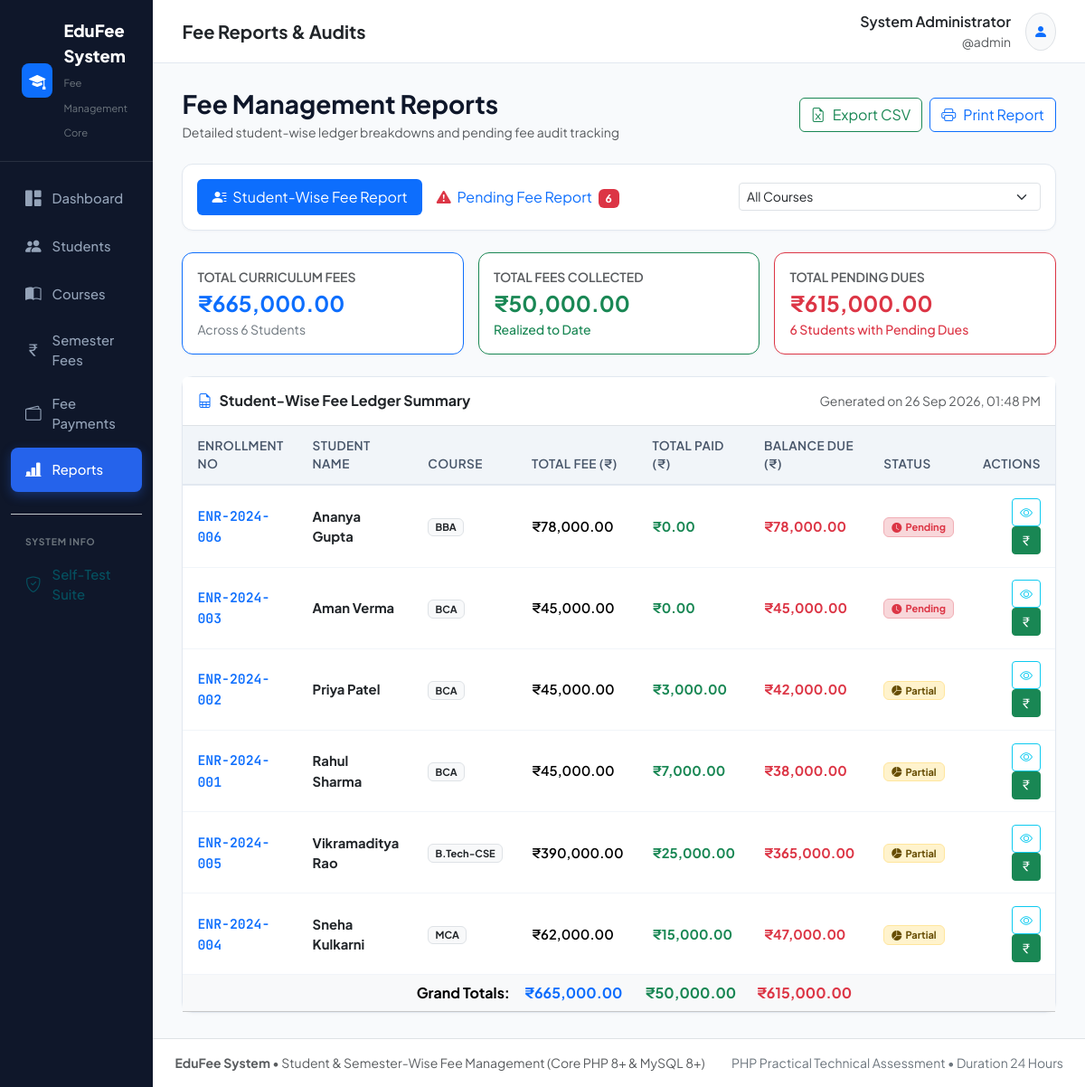
The page /reports.php (signed in) on the database its author committed.
### tables this page shows
CREATE TABLE `students` (
  `id` INT UNSIGNED AUTO_INCREMENT PRIMARY KEY,
  `enrollment_no` VARCHAR(50) NOT NULL UNIQUE,
  `name` VARCHAR(100) NOT NULL,
  `father_name` VARCHAR(100) NOT NULL,
  `mobile` VARCHAR(20) NOT NULL,
  `email` VARCHAR(100) NOT NULL,
  `gender` ENUM('Male', 'Female', 'Other') NOT NULL,
  `address` TEXT NOT NULL,
  `course_id` INT UNSIGNED NOT NULL,
  `admission_date` DATE NOT NULL,
  `status` ENUM('Active', 'Inactive', 'Passed Out', 'Suspended') NOT NULL DEFAULT 'Active',
  `created_at` TIMESTAMP DEFAULT CURRENT_TIMESTAMP,
  `updated_at` TIMESTAMP DEFAULT CURRENT_TIMESTAMP ON UPDATE CURRENT_TIMESTAMP,
  INDEX `idx_student_enrollment` (`enrollment_no`),
  INDEX `idx_student_name` (`name`),
  INDEX `idx_student_course` (`course_id`),
  INDEX `idx_student_status` (`status`),
  CONSTRAINT `fk_students_course` 
    FOREIGN KEY (`course_id`) REFERENCES `courses` (`id`) 
    ON DELETE RESTRICT ON UPDATE CASCADE
);

CREATE TABLE `courses` (
  `id` INT UNSIGNED AUTO_INCREMENT PRIMARY KEY,
  `name` VARCHAR(100) NOT NULL,
  `code` VARCHAR(20) NOT NULL UNIQUE,
  `duration` VARCHAR(50) NOT NULL COMMENT 'e.g. 3 Years, 2 Years',
  `total_semesters` TINYINT UNSIGNED NOT NULL DEFAULT 6,
  `status` ENUM('Active', 'Inactive') NOT NULL DEFAULT 'Active',
  `created_at` TIMESTAMP DEFAULT CURRENT_TIMESTAMP,
  `updated_at` TIMESTAMP DEFAULT CURRENT_TIMESTAMP ON UPDATE CURRENT_TIMESTAMP,
  INDEX `idx_course_code` (`code`),
  INDEX `idx_course_status` (`status`)
);

### reports.php (the view, shortened to what this page needs)
<?php
require_once __DIR__ . '/includes/functions.php';
$pdo = getDBConnection();
$activeTab = $_GET['tab'] ?? 'student_wise';
$courseFilter = (int)($_GET['course_id'] ?? 0);
$statusFilter = trim($_GET['status'] ?? '');
$sql = "
    SELECT s.id AS student_id, s.name, s.enrollment_no, s.mobile, s.status AS student_status,
           c.id AS course_id, c.code AS course_code, c.name AS course_name,
           (SELECT COALESCE(SUM(cs.fee), 0) FROM course_semesters cs WHERE cs.course_id = s.course_id) AS total_fee,
           (SELECT COALESCE(SUM(fp.amount), 0) FROM fee_payments fp WHERE fp.student_id = s.id) AS total_paid,
           (SELECT MAX(fp.payment_date) FROM fee_payments fp WHERE fp.student_id = s.id) AS last_payment_date
    FROM students s
    JOIN courses c ON s.course_id = c.id
    WHERE 1=1
";
$params = [];
$sql .= " ORDER BY c.name ASC, s.name ASC";
$stmt = $pdo->prepare($sql);
$stmt->execute($params);
$allStudentLedgers = $stmt->fetchAll();
$reportStudents = [];
$pendingStudents = [];
$sumTotalFee = 0.0;
$sumTotalPaid = 0.0;
$sumTotalPending = 0.0;
foreach ($allStudentLedgers as $row) {
    $totalFee = (float)$row['total_fee'];
    $totalPaid = (float)$row['total_paid'];
    $balance = max(0.0, $totalFee - $totalPaid);
    if ($totalPaid <= 0) {
        $feeStatus = 'Pending';
    } elseif ($totalPaid < $totalFee) {
        $feeStatus = 'Partial';
    } else {
        $feeStatus = 'Paid';
        $balance = 0.0;
    }
    $row['calculated_fee'] = $totalFee;
    $row['calculated_paid'] = $totalPaid;
    $row['calculated_balance'] = $balance;
    $row['fee_status'] = $feeStatus;
    $sumTotalFee += $totalFee;
    $sumTotalPaid += $totalPaid;
    $sumTotalPending += $balance;
    $reportStudents[] = $row;
    if ($balance > 0) {
        $pendingStudents[] = $row;
    }
}
usort($pendingStudents, fn($a, $b) => $b['calculated_balance'] <=> $a['calculated_balance']);
require_once __DIR__ . '/includes/header.php';
?>
<div class="d-flex flex-column flex-md-row justify-content-between align-items-md-center gap-3 mb-4 no-print">
    <div>
        <h3 class="fw-bold mb-1">Fee Management Reports</h3>
        <p class="text-muted small mb-0">Detailed student-wise ledger breakdowns and pending fee audit tracking</p>
    </div>
    <div class="d-flex gap-2">
        <a href="reports.php?action=export_csv&tab=<?= urlencode($activeTab) ?>&course_id=<?= $courseFilter ?>&status=<?= urlencode($statusFilter) ?>" class="btn btn-outline-success d-inline-flex align-items-center gap-2 bg-white">
            <i class="bi bi-file-earmark-excel"></i> Export CSV
        </a>
        <button type="button" class="btn btn-outline-primary d-inline-flex align-items-center gap-2 bg-white" onclick="window.print()">
            <i class="bi bi-printer"></i> Print Report
        </button>
    </div>
</div>
<div class="card card-custom mb-4 no-print">
    <div class="card-body p-3">
        <div class="d-flex flex-column flex-md-row justify-content-between align-items-md-center gap-3">
            <ul class="nav nav-pills" id="reportTabs">
                <li class="nav-item">
                    <a class="nav-link <?= ($activeTab === 'student_wise') ? 'active' : '' ?>" href="reports.php?tab=student_wise&course_id=<?= $courseFilter ?>&status=<?= urlencode($statusFilter) ?>">
                        <i class="bi bi-person-lines-fill me-1"></i> Student-Wise Fee Report
                    </a>
                </li>
                <li class="nav-item">
                    <a class="nav-link <?= ($activeTab === 'pending') ? 'active' : '' ?>" href="reports.php?tab=pending&course_id=<?= $courseFilter ?>&status=<?= urlencode($statusFilter) ?>">
                        <i class="bi bi-exclamation-triangle-fill me-1 text-danger"></i> Pending Fee Report
                        <span class="badge bg-danger ms-1"><?= count($pendingStudents) ?></span>
                    </a>
                </li>
            </ul>
            <form method="GET" action="reports.php" class="d-flex gap-2">
                <select name="course_id" class="form-select form-select-sm" onchange="this.form.submit()">
                    <option value="">All Courses</option>
                </select>
            </form>
        </div>
    </div>
</div>
<div class="row g-3 mb-4">
    <div class="col-12 col-md-4">
        <div class="card card-custom p-3 border-primary">
            <span class="text-muted small fw-semibold text-uppercase">Total Curriculum Fees</span>
            <h4 class="fw-bold my-1 text-primary"><?= format_currency($sumTotalFee) ?></h4>
            <span class="text-secondary small">Across <?= count($reportStudents) ?> Students</span>
        </div>
    </div>
    <div class="col-12 col-md-4">
        <div class="card card-custom p-3 border-success">
            <span class="text-muted small fw-semibold text-uppercase">Total Fees Collected</span>
            <h4 class="fw-bold my-1 text-success"><?= format_currency($sumTotalPaid) ?></h4>
            <span class="text-success small fw-medium">Realized to Date</span>
        </div>
    </div>
    <div class="col-12 col-md-4">
        <div class="card card-custom p-3 border-danger">
            <span class="text-muted small fw-semibold text-uppercase">Total Pending Dues</span>
            <h4 class="fw-bold my-1 text-danger"><?= format_currency($sumTotalPending) ?></h4>
            <span class="text-danger small fw-medium"><?= count($pendingStudents) ?> Students with Pending Dues</span>
        </div>
    </div>
</div>
<?php if ($activeTab === 'student_wise'): ?>
    <div class="card card-custom">
        <div class="card-header bg-white border-bottom py-3 d-flex justify-content-between align-items-center">
            <h6 class="mb-0 fw-bold"><i class="bi bi-file-earmark-spreadsheet me-2 text-primary"></i>Student-Wise Fee Ledger Summary</h6>
            <span class="text-muted small">Generated on <?= date('d M Y, h:i A') ?></span>
        </div>
        <div class="table-responsive">
            <table class="table table-custom table-hover mb-0">
                <thead>
                    <tr>
                        <th>Enrollment No</th>
                        <th>Student Name</th>
                        <th>Course</th>
                        <th>Total Fee (₹)</th>
                        <th>Total Paid (₹)</th>
                        <th>Balance Due (₹)</th>
                        <th>Status</th>
                        <th class="text-end no-print">Actions</th>
                    </tr>
                </thead>
                <tbody>
                    <?php if (empty($reportStudents)): ?>
                        <tr><td colspan="8" class="text-center py-4 text-muted">No student records found.</td></tr>
                    <?php else: ?>
                        <?php foreach ($reportStudents as $st): ?>
                            <tr>
                                <td><span class="mono fw-semibold text-primary"><?= sanitize($st['enrollment_no']) ?></span></td>
                                <td class="fw-bold text-dark"><?= sanitize($st['name']) ?></td>
                                <td><span class="badge bg-light text-dark border"><?= sanitize($st['course_code']) ?></span></td>
                                <td class="fw-semibold"><?= format_currency($st['calculated_fee']) ?></td>
                                <td class="text-success fw-bold"><?= format_currency($st['calculated_paid']) ?></td>
                                <td class="<?= $st['calculated_balance'] > 0 ? 'text-danger fw-bold' : 'text-muted' ?>">
                                    <?= format_currency($st['calculated_balance']) ?>
                                </td>
                                <td><?= get_status_badge($st['fee_status']) ?></td>
                                <td class="text-end no-print">
                                    <a href="student_view.php?id=<?= (int)$st['student_id'] ?>" class="btn btn-sm btn-outline-info" title="View Full Ledger">
                                        <i class="bi bi-eye"></i>
                                    </a>
                                    <?php if ($st['calculated_balance'] > 0): ?>
                                        <a href="payments.php?action=new&student_id=<?= (int)$st['student_id'] ?>" class="btn btn-sm btn-success" title="Collect Fee">
                                            <i class="bi bi-currency-rupee"></i>
                                        </a>
                                    <?php endif; ?>
                                </td>
                            </tr>
                        <?php endforeach; ?>
                    <?php endif; ?>
                </tbody>
                <tfoot class="table-light fw-bold">
                    <tr>
                        <td colspan="3" class="text-end">Grand Totals:</td>
                        <td class="text-primary"><?= format_currency($sumTotalFee) ?></td>
                        <td class="text-success"><?= format_currency($sumTotalPaid) ?></td>
                        <td class="text-danger"><?= format_currency($sumTotalPending) ?></td>
                        <td colspan="2"></td>
                    </tr>
                </tfoot>
            </table>
        </div>
    </div>
<?php endif; ?>
<?php require_once __DIR__ . '/includes/footer.php'; ?>

### includes/functions.php (shortened to what this page needs)
<?php
function sanitize(?string $data): string
{
    return htmlspecialchars(trim($data), ENT_QUOTES, 'UTF-8');
}
function format_currency(float|int|string $amount): string
{
    $num = (float)$amount;
    return '₹' . number_format($num, 2);
}
function get_status_badge(string $status): string
{
    $status = ucfirst(strtolower(trim($status)));
    return match ($status) {
        'Paid'    => '<span class="badge bg-success-subtle text-success border border-success-subtle px-2 py-1"><i class="bi bi-check-circle-fill me-1"></i>Paid</span>',
        'Partial' => '<span class="badge bg-warning-subtle text-warning-emphasis border border-warning-subtle px-2 py-1"><i class="bi bi-pie-chart-fill me-1"></i>Partial</span>',
        'Pending' => '<span class="badge bg-danger-subtle text-danger border border-danger-subtle px-2 py-1"><i class="bi bi-clock-fill me-1"></i>Pending</span>',
        'Active'  => '<span class="badge bg-primary-subtle text-primary border border-primary-subtle px-2 py-1">Active</span>',
        'Inactive'=> '<span class="badge bg-secondary-subtle text-secondary border border-secondary-subtle px-2 py-1">Inactive</span>',
        default   => '<span class="badge bg-light text-dark border px-2 py-1">' . sanitize($status) . '</span>'
    };
}

### includes/header.php (style rules this page uses)
:root { --edu-primary: #1e3a8a; --edu-primary-dark: #0f172a; --edu-accent: #2563eb; --edu-bg: #f8fafc; --edu-card-bg: #ffffff; --edu-text: #0f172a; --edu-text-muted: #64748b; --edu-border: #e2e8f0; }
body { font-family: 'Plus Jakarta Sans', system-ui, -apple-system, sans-serif; background-color: var(--edu-bg); color: var(--edu-text); min-height: 100vh; display: flex; flex-direction: column; }
.mono { font-family: 'JetBrains Mono', monospace; }
.card-custom { background: #ffffff; border: 1px solid var(--edu-border); border-radius: 12px; box-shadow: 0 1px 3px rgba(0,0,0,0.03); transition: transform 0.2s, box-shadow 0.2s; }
.table-custom thead th { background-color: #f1f5f9; color: #475569; font-weight: 600; font-size: 0.85rem; text-transform: uppercase; letter-spacing: 0.03em; border-bottom: 2px solid var(--edu-border); padding: 0.75rem 1rem; }
.table-custom tbody td { vertical-align: middle; padding: 0.85rem 1rem; border-color: #f1f5f9; font-size: 0.925rem; }

### rows shown on the page
students: enrollment_no "ENR-2024-006", name "Ananya Gupta", course.code "BBA", calculated_fee "₹78,000.00", calculated_paid "₹0.00", calculated_balance "₹78,000.00", status "Pending"
students: enrollment_no "ENR-2024-003", name "Aman Verma", course.code "BCA", calculated_fee "₹45,000.00", calculated_paid "₹0.00", calculated_balance "₹45,000.00", status "Pending"
students: enrollment_no "ENR-2024-002", name "Priya Patel", course.code "BCA", calculated_fee "₹45,000.00", calculated_paid "₹3,000.00", calculated_balance "₹42,000.00", status "Partial"
students: enrollment_no "ENR-2024-001", name "Rahul Sharma", course.code "BCA", calculated_fee "₹45,000.00", calculated_paid "₹7,000.00", calculated_balance "₹38,000.00", status "Partial"
students: enrollment_no "ENR-2024-005", name "Vikramaditya Rao", course.code "B.Tech-CSE", calculated_fee "₹390,000.00", calculated_paid "₹25,000.00", calculated_balance "₹365,000.00", status "Partial"
students: enrollment_no "ENR-2024-004", name "Sneha Kulkarni", course.code "MCA", calculated_fee "₹62,000.00", calculated_paid "₹15,000.00", calculated_balance "₹47,000.00", status "Partial"

### other values the page prints
$page_title "Fee Reports & Audits"
$_SESSION['admin_name'] "System Administrator"
$_SESSION['admin_user'] "admin"
count($pendingStudents) "6"
format_currency($sumTotalFee) "₹665,000.00"
count($reportStudents) "6"
format_currency($sumTotalPaid) "₹50,000.00"
format_currency($sumTotalPending) "₹615,000.00"
